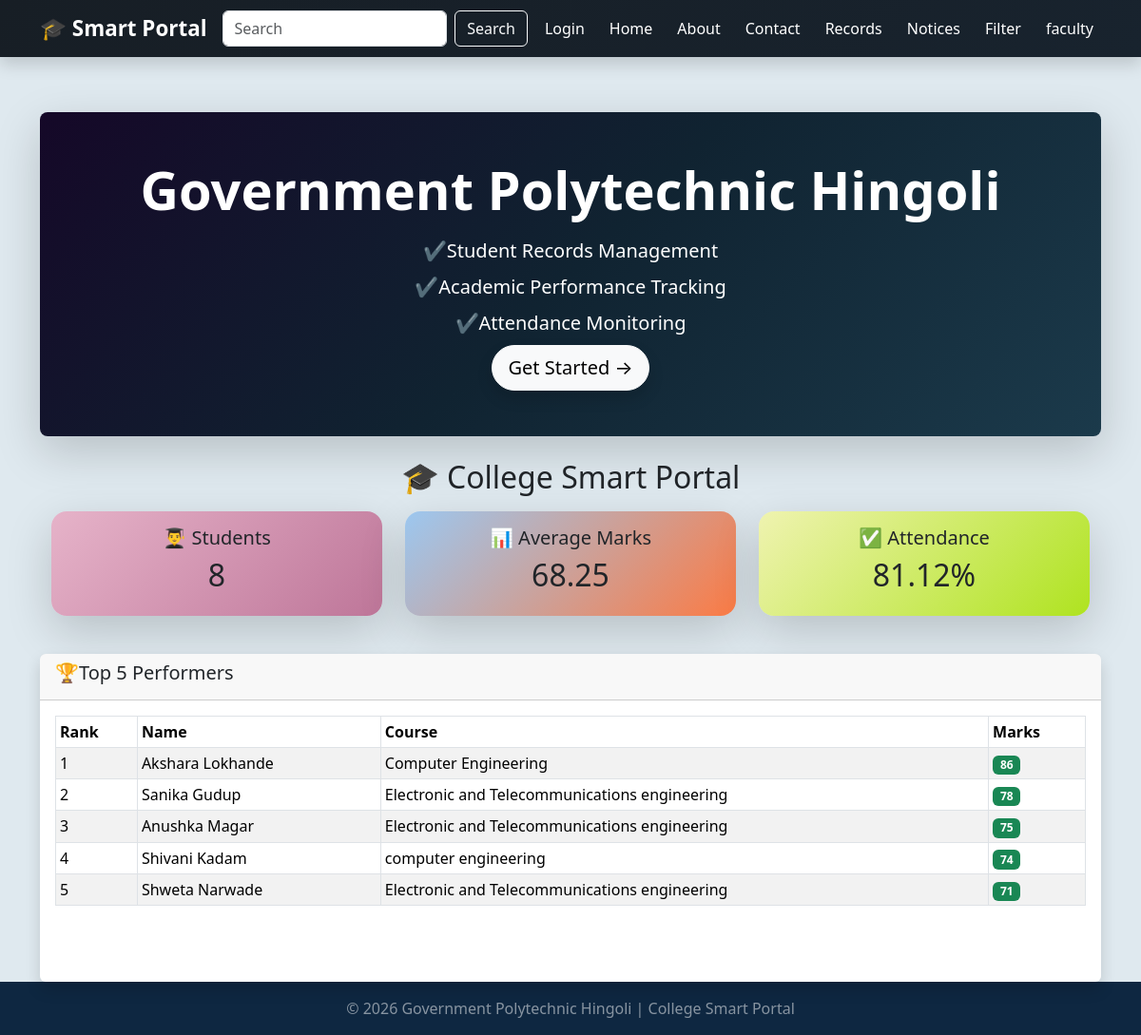
The page / on the database its author committed.
### tables this page shows
CREATE TABLE students(
                id INTEGER PRIMARY KEY AUTOINCREMENT,
                 name TEXT NOT NULL,
                 roll INTEGER NOT NULL,
                 course TEXT NOT NULL,
                 subject TEXT NOT NULL,
                 marks INTEGER NOT NULL,
                 attendance INTEGER DEFAULT 0
                 );

### app2.py (the view)
@app.route("/")
def home():
    conn = get_db()
    total_students = conn.execute(
        "SELECT COUNT(*) FROM students"
    ).fetchone()[0]
    avg_marks = conn.execute(
        "SELECT AVG(marks) FROM students"
    ).fetchone()[0]
    avg_attendance = conn.execute(
        "SELECT AVG(attendance) FROM students"
    ).fetchone()[0]
    top_students = conn.execute(
        "SELECT * FROM students ORDER BY marks DESC LIMIT 5"
    ).fetchall()
    return render_template(
        'home.html',
        total_students=total_students,
        avg_marks=round(avg_marks or 0, 2),
        avg_attendance=round(avg_attendance or 0, 2),
        top_students=top_students, )

### database.py (called while the page is built)
def get_db():
   conn=sqlite3.connect(DB_PATH)
   conn.row_factory= sqlite3.Row
   return conn

### templates/home.html
{% extends "base.html" %}
{% block content %}
<div class="card border-0 rounded-3 shadow-lg mb-3 overflow-hidden"
     style="background: linear-gradient(135deg, #150828 0%, #102331 50%, #1b3a4b 100%); color: white;">
    <div class="card-body p-5 text-center">
         <h3 class="display-4 fw-bold mb-3">Government Polytechnic Hingoli</h3>
        <p class="lead mb-2">✔️Student Records Management</p>
        <p class="lead mb-2">✔️Academic Performance Tracking</p>
        <p class="lead mb-2">✔️Attendance Monitoring</p>
        <a href="{{ url_for('records') }}" class="btn btn-light btn-lg rounded-pill px-3 shadow">
            Get Started →
        </a>
    </div>
</div>
<div class="container py-2">
    <h2 class="text-center mb-3">
        🎓 College Smart Portal
    </h2>
    <div class="row">
        <div class="col-md-4 mb-3">
            <div class="card text-center shadow-lg rounded-4"
            style="background:linear-gradient(135deg,#e6b3c9,#be7699);">
                <div class="card-body">
                    <h5>👨‍🎓 Students</h5>
                    <h2>{{ total_students }}</h2>
                </div>
            </div>
        </div>
        <div class="col-md-4 mb-3">
            <div class="card text-center shadow-lg rounded-4"
            style="background:linear-gradient(135deg,hsla(209, 76%, 76%, 0.889),#fb7b45);">
                <div class="card-body">
                    <h5>📊 Average Marks</h5>
                    <h2>{{ avg_marks }}</h2>
                </div>
            </div>
        </div>
        <div class="col-md-4 mb-3">
            <div class="card text-center shadow-lg rounded-4"
            style="background:linear-gradient(135deg,#eff3b0,#afe320);">
                <div class="card-body">
                    <h5>✅ Attendance</h5>
                    <h2>{{ avg_attendance }}%</h2>
                </div>
            </div>
        </div>
    </div>
</div>
<div class="card shadow mt-3">
    <div class="card-header ">
        <h5>🏆Top 5 Performers</h5>
    </div>
    <div class="card-body mb-5">
          <table class="table  table-sm table-bordered table-hover table-striped">
            <thead>
                <tr>
                    <th>Rank</th>
                    <th>Name</th>
                    <th>Course</th>
                    <th>Marks</th>
                </tr>
            </thead>
            <tbody>
                {% for student in top_students %}
                <tr>
                    <td>{{ loop.index }}</td>
                    <td>{{ student.name }}</td>
                    <td>{{ student.course }}</td>
                    <td>
                        <span class="badge bg-success">
                            {{ student.marks }}
                        </span>
                    </td>
                </tr>
                {% endfor %}
            </tbody>
        </table>
    </div>
</div>
{% endblock %}

### templates/base.html (style rules this page uses)
body { padding-top: 70px; background: #dee9eff7; min-height: 100vh; display: flex; flex-direction: column; }
.card { border:none; transition: 0.3s; }

### rows shown on the page
students: name "Akshara Lokhande", course "Computer Engineering", marks "86"
students: name "Sanika Gudup", course "Electronic and Telecommunications engineering", marks "78"
students: name "Anushka Magar", course "Electronic and Telecommunications engineering", marks "75"
students: name "Shivani Kadam", course "computer engineering", marks "74"
students: name "Shweta Narwade", course "Electronic and Telecommunications engineering", marks "71"

### other values the page prints
{{ total_students }} "8"
{{ avg_marks }} "68.25"
{{ avg_attendance }} "81.12"
